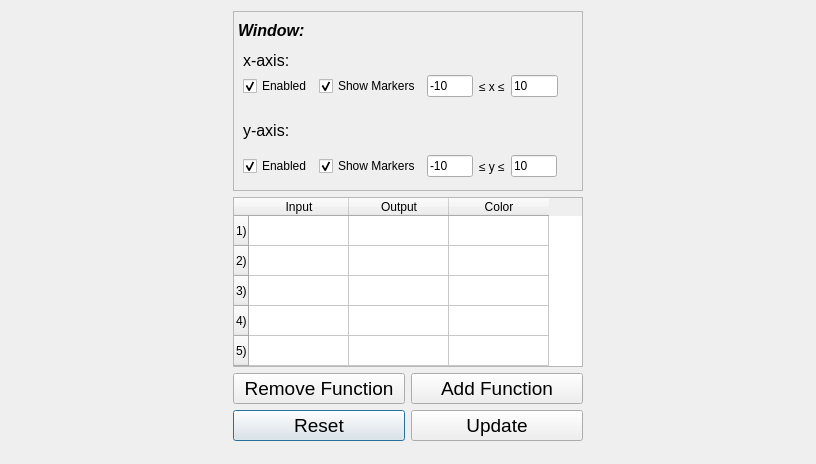
<?xml version="1.0" encoding="UTF-8"?>
<ui version="4.0">
 <class>Calculator_Form</class>
 <widget class="QDialog" name="Calculator_Form">
  <property name="geometry">
   <rect>
    <x>0</x>
    <y>0</y>
    <width>816</width>
    <height>464</height>
   </rect>
  </property>
  <property name="windowTitle">
   <string>Graphing Calculator</string>
  </property>
  <layout class="QHBoxLayout" name="dialog_horizontal_layout">
   <item>
    <layout class="QVBoxLayout" name="settings_vertical_layout">
     <item>
      <widget class="QFrame" name="window_settings_frame">
       <property name="minimumSize">
        <size>
         <width>350</width>
         <height>180</height>
        </size>
       </property>
       <property name="maximumSize">
        <size>
         <width>16777215</width>
         <height>180</height>
        </size>
       </property>
       <property name="frameShape">
        <enum>QFrame::StyledPanel</enum>
       </property>
       <property name="frameShadow">
        <enum>QFrame::Raised</enum>
       </property>
       <widget class="QLabel" name="y_axis_label">
        <property name="geometry">
         <rect>
          <x>10</x>
          <y>110</y>
          <width>50</width>
          <height>18</height>
         </rect>
        </property>
        <property name="font">
         <font>
          <pointsize>12</pointsize>
          <italic>false</italic>
          <bold>false</bold>
         </font>
        </property>
        <property name="text">
         <string>y-axis:</string>
        </property>
       </widget>
       <widget class="QLabel" name="x_axis_label">
        <property name="geometry">
         <rect>
          <x>10</x>
          <y>40</y>
          <width>50</width>
          <height>18</height>
         </rect>
        </property>
        <property name="font">
         <font>
          <pointsize>12</pointsize>
          <italic>false</italic>
          <bold>false</bold>
         </font>
        </property>
        <property name="text">
         <string>x-axis:</string>
        </property>
       </widget>
       <widget class="QLabel" name="window_settings_label">
        <property name="geometry">
         <rect>
          <x>5</x>
          <y>10</y>
          <width>81</width>
          <height>18</height>
         </rect>
        </property>
        <property name="font">
         <font>
          <pointsize>12</pointsize>
          <italic>true</italic>
          <bold>true</bold>
         </font>
        </property>
        <property name="text">
         <string>Window:</string>
        </property>
       </widget>
       <widget class="QWidget" name="horizontalLayoutWidget">
        <property name="geometry">
         <rect>
          <x>10</x>
          <y>60</y>
          <width>315</width>
          <height>31</height>
         </rect>
        </property>
        <layout class="QHBoxLayout" name="x_axis_settings_layout">
         <item>
          <widget class="QCheckBox" name="x_axis_enabled_check_box">
           <property name="text">
            <string>Enabled</string>
           </property>
           <property name="checked">
            <bool>true</bool>
           </property>
           <property name="tristate">
            <bool>false</bool>
           </property>
          </widget>
         </item>
         <item>
          <widget class="QCheckBox" name="x_axis_markers_enabled_check_box">
           <property name="text">
            <string>Show Markers</string>
           </property>
           <property name="checked">
            <bool>true</bool>
           </property>
           <property name="tristate">
            <bool>false</bool>
           </property>
          </widget>
         </item>
         <item>
          <widget class="QLineEdit" name="x_axis_lower_bound_line_edit">
           <property name="text">
            <string>-10</string>
           </property>
          </widget>
         </item>
         <item>
          <widget class="QLabel" name="x_axis_range_label">
           <property name="text">
            <string>≤ x ≤</string>
           </property>
          </widget>
         </item>
         <item>
          <widget class="QLineEdit" name="x_axis_upper_bound_line_edit">
           <property name="text">
            <string>10</string>
           </property>
          </widget>
         </item>
        </layout>
       </widget>
       <widget class="QWidget" name="horizontalLayoutWidget_2">
        <property name="geometry">
         <rect>
          <x>10</x>
          <y>140</y>
          <width>314</width>
          <height>31</height>
         </rect>
        </property>
        <layout class="QHBoxLayout" name="y_axis_settings_layout">
         <item>
          <widget class="QCheckBox" name="y_axis_enabled_check_box">
           <property name="text">
            <string>Enabled</string>
           </property>
           <property name="checked">
            <bool>true</bool>
           </property>
           <property name="tristate">
            <bool>false</bool>
           </property>
          </widget>
         </item>
         <item>
          <widget class="QCheckBox" name="y_axis_markers_enabled_check_box">
           <property name="text">
            <string>Show Markers</string>
           </property>
           <property name="checked">
            <bool>true</bool>
           </property>
           <property name="tristate">
            <bool>false</bool>
           </property>
          </widget>
         </item>
         <item>
          <widget class="QLineEdit" name="y_axis_lower_bound_line_edit">
           <property name="text">
            <string>-10</string>
           </property>
          </widget>
         </item>
         <item>
          <widget class="QLabel" name="y_axis_range_label">
           <property name="text">
            <string>≤ y ≤</string>
           </property>
          </widget>
         </item>
         <item>
          <widget class="QLineEdit" name="y_axis_upper_bound_line_edit">
           <property name="text">
            <string>10</string>
           </property>
          </widget>
         </item>
        </layout>
       </widget>
      </widget>
     </item>
     <item>
      <widget class="QTableWidget" name="function_table_widget">
       <property name="minimumSize">
        <size>
         <width>350</width>
         <height>170</height>
        </size>
       </property>
       <property name="maximumSize">
        <size>
         <width>350</width>
         <height>170</height>
        </size>
       </property>
       <property name="showGrid">
        <bool>true</bool>
       </property>
       <attribute name="horizontalHeaderVisible">
        <bool>true</bool>
       </attribute>
       <attribute name="verticalHeaderVisible">
        <bool>true</bool>
       </attribute>
       <attribute name="verticalHeaderHighlightSections">
        <bool>true</bool>
       </attribute>
       <row>
        <property name="text">
         <string>1)</string>
        </property>
       </row>
       <row>
        <property name="text">
         <string>2)</string>
        </property>
       </row>
       <row>
        <property name="text">
         <string>3)</string>
        </property>
       </row>
       <row>
        <property name="text">
         <string>4)</string>
        </property>
       </row>
       <row>
        <property name="text">
         <string>5)</string>
        </property>
       </row>
       <column>
        <property name="text">
         <string>Input</string>
        </property>
       </column>
       <column>
        <property name="text">
         <string>Output</string>
        </property>
       </column>
       <column>
        <property name="text">
         <string>Color</string>
        </property>
       </column>
      </widget>
     </item>
     <item>
      <layout class="QGridLayout" name="button_grid_layout">
       <property name="sizeConstraint">
        <enum>QLayout::SetDefaultConstraint</enum>
       </property>
       <property name="horizontalSpacing">
        <number>6</number>
       </property>
       <item row="2" column="0">
        <widget class="QPushButton" name="reset_graph_push_button">
         <property name="font">
          <font>
           <pointsize>14</pointsize>
           <italic>false</italic>
           <bold>false</bold>
           <underline>false</underline>
          </font>
         </property>
         <property name="text">
          <string>Reset</string>
         </property>
        </widget>
       </item>
       <item row="2" column="1">
        <widget class="QPushButton" name="update_graph_push_button">
         <property name="font">
          <font>
           <pointsize>14</pointsize>
           <italic>false</italic>
           <bold>false</bold>
           <underline>false</underline>
          </font>
         </property>
         <property name="text">
          <string>Update</string>
         </property>
        </widget>
       </item>
       <item row="1" column="0">
        <widget class="QPushButton" name="remove_function_push_button">
         <property name="font">
          <font>
           <pointsize>14</pointsize>
           <italic>false</italic>
           <bold>false</bold>
           <underline>false</underline>
          </font>
         </property>
         <property name="text">
          <string>Remove Function</string>
         </property>
        </widget>
       </item>
       <item row="1" column="1">
        <widget class="QPushButton" name="add_function_push_button">
         <property name="font">
          <font>
           <pointsize>14</pointsize>
           <italic>false</italic>
           <bold>false</bold>
           <underline>false</underline>
          </font>
         </property>
         <property name="text">
          <string>Add Function</string>
         </property>
        </widget>
       </item>
      </layout>
     </item>
     <item>
      <spacer name="vertical_spacer">
       <property name="orientation">
        <enum>Qt::Vertical</enum>
       </property>
       <property name="sizeHint" stdset="0">
        <size>
         <width>20</width>
         <height>40</height>
        </size>
       </property>
      </spacer>
     </item>
    </layout>
   </item>
  </layout>
 </widget>
 <resources/>
 <connections/>
</ui>
